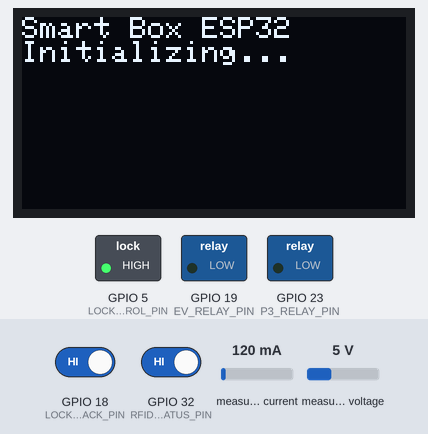
Bench run of a program on a simulated ESP32. Shown: 128×64 one-colour display, switched loads named in the program (green lamp = pin HIGH). The test bench sets the inputs (shaded band); at power-on: measured current 120 mA, GPIO 18 (LOCK_FEEDBACK_PIN) HIGH, GPIO 32 (RFID_STATUS_PIN) HIGH, measured voltage 5 V. WiFi joins after 1.5 s; servers stay silent unless stated; uploads are accepted with an empty reply; what the program prints to the serial monitor is not drawn.

Above: at 1.2 s.
At 5.9 s:
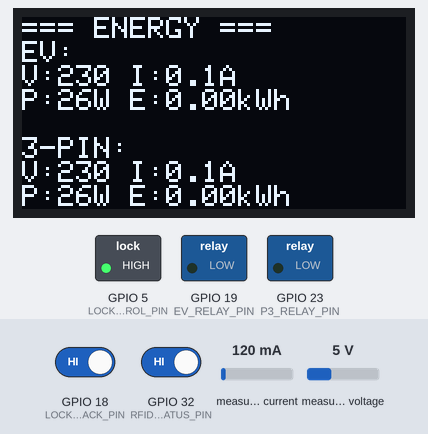
6.0 s: measured current set to 1000 mA
16.6 s: measured current set to 40 mA
At 26.9 s:
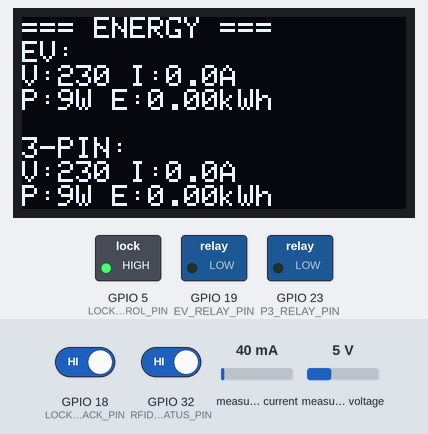
27.2 s: GPIO 18 (LOCK_FEEDBACK_PIN) driven LOW and GPIO 32 (RFID_STATUS_PIN) driven LOW
32.4 s: GPIO 32 (RFID_STATUS_PIN) driven HIGH
At 41.5 s:
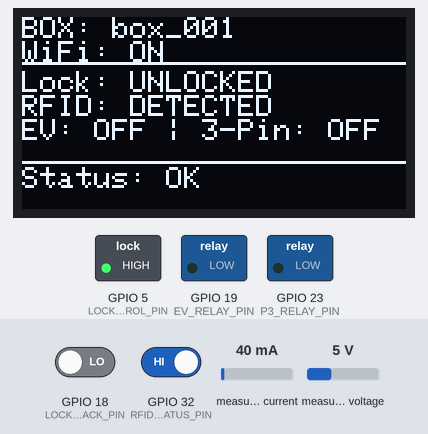
42.5 s: measured voltage set to 0.3 V
At 47.4 s:
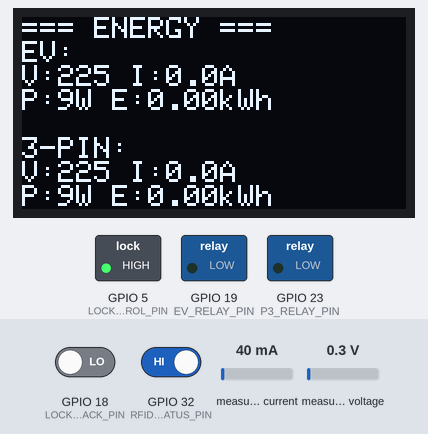
52.7 s: GPIO 32 (RFID_STATUS_PIN) driven LOW
At 61.8 s:
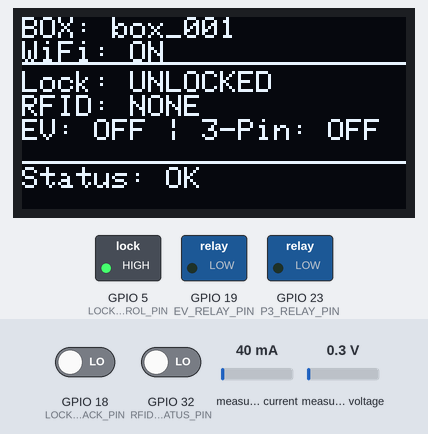
Timing chart, 0 to 63.3 s (numbered marks = the images above; inputs shaded):
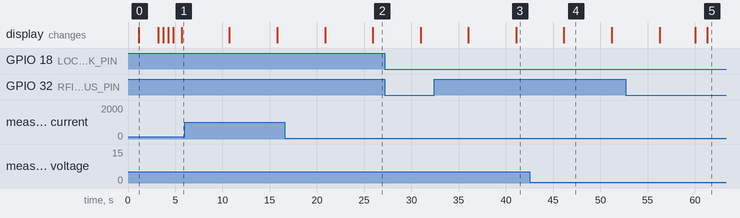

The program:

main.cpp
```cpp
#include <Arduino.h>
#include <WiFi.h>
#include <HTTPClient.h>
#include <WiFiClientSecure.h>
#include <ArduinoJson.h>
#include <PZEM004Tv30.h>
#include <Adafruit_SSD1306.h>
#include <Adafruit_GFX.h>
#include <Wire.h>

// Store energy readings
struct EnergyReading
{
    float voltage;
    float current;
    float power;
    float energy;
    bool ok;
};

#include "oled_display.h"

/********** CONFIG: WIFI **********/
const char *WIFI_SSID = "SREEHARI";      // TODO: set
const char *WIFI_PASSWORD = "447643899"; // TODO: set

/********** CONFIG: BACKEND **********/
const char *BACKEND_BASE_URL = "https://smart-box-admin.vercel.app"; // TODO: set
const char *BACKEND_NEXT_COMMAND = "/api/esp/next-command"; // GET
const char *BACKEND_ACK_ENDPOINT = "/api/esp/ack";          // POST
const char *DEVICE_ID = "box_001";                // TODO: set
const char *DEVICE_SECRET = "super-secret-token"; // TODO: set

/********** CONFIG: LOCK PINS **********/
#define LOCK_CONTROL_PIN 5
#define LOCK_FEEDBACK_PIN 18
#define LOCK_ACTIVE_LEVEL LOW

/********** CONFIG: EV & 3-PIN RELAYS **********/
#define EV_RELAY_PIN 19
#define EV_ACTIVE_LEVEL HIGH
#define P3_RELAY_PIN 23
#define P3_ACTIVE_LEVEL HIGH

/********** CONFIG: PZEM ENERGY METERS **********/
#define PZEM_EV_RX_PIN 16
#define PZEM_EV_TX_PIN 17
#define PZEM_EV_BAUD 9600

#define PZEM_P3_RX_PIN 26
#define PZEM_P3_TX_PIN 27
#define PZEM_P3_BAUD 9600

#define PZEM_EV_ADDR 0xF8
#define PZEM_P3_ADDR 0xF8

/********** CONFIG: RFID READER **********/
#define RFID_STATUS_PIN 32

/********** TIMING **********/
unsigned long lastCycleMillis = 0;
const unsigned long CYCLE_INTERVAL_MS = 5000;
unsigned long lastWiFiReconnectAttempt = 0;
const unsigned long WIFI_RECONNECT_INTERVAL_MS = 30000;

/********** STATE **********/
String lastCommandId = "";
bool currentEvOn = false;
bool currentP3On = false;
bool rfidCardDetected = false;
bool isLocked_state = true;
bool wifiConnected = false;
String lastError = "";
int errorCode = 0;

/********** OLED DISPLAY CONFIG **********/
#define SCREEN_WIDTH 128
#define SCREEN_HEIGHT 64
#define OLED_RESET -1
#define SCREEN_ADDRESS 0x3C
Adafruit_SSD1306 display(SCREEN_WIDTH, SCREEN_HEIGHT, &Wire, OLED_RESET);

/********** PZEM INSTANCES **********/
PZEM004Tv30 pzemEv(Serial2, PZEM_EV_RX_PIN, PZEM_EV_TX_PIN, PZEM_EV_ADDR);
PZEM004Tv30 pzemP3(Serial1, PZEM_P3_RX_PIN, PZEM_P3_TX_PIN, PZEM_P3_ADDR);

EnergyReading evEnergyReading = {0.0, 0.0, 0.0, 0.0, false};
EnergyReading p3EnergyReading = {0.0, 0.0, 0.0, 0.0, false};

/********** PZEM ENERGY READING **********/
void readEnergyMeters()
{
    float evVoltage = pzemEv.voltage();
    float evCurrent = pzemEv.current();
    float evPower = pzemEv.power();
    float evEnergy = pzemEv.energy();

    if (!isnan(evVoltage) && evVoltage > 0)
    {
        evEnergyReading.voltage = evVoltage;
        evEnergyReading.current = evCurrent;
        evEnergyReading.power = evPower;
        evEnergyReading.energy = evEnergy;
        evEnergyReading.ok = true;
        Serial.print("EV Meter - V:");
        Serial.print(evVoltage);
        Serial.print("V I:");
        Serial.print(evCurrent);
        Serial.print("A P:");
        Serial.print(evPower);
        Serial.print("W E:");
        Serial.print(evEnergy);
        Serial.println("kWh");
    }
    else
    {
        evEnergyReading.ok = false;
        Serial.println("EV Meter - No response");
    }

    float p3Voltage = pzemP3.voltage();
    float p3Current = pzemP3.current();
    float p3Power = pzemP3.power();
    float p3Energy = pzemP3.energy();

    if (!isnan(p3Voltage) && p3Voltage > 0)
    {
        p3EnergyReading.voltage = p3Voltage;
        p3EnergyReading.current = p3Current;
        p3EnergyReading.power = p3Power;
        p3EnergyReading.energy = p3Energy;
        p3EnergyReading.ok = true;
        Serial.print("3-Pin Meter - V:");
        Serial.print(p3Voltage);
        Serial.print("V I:");
        Serial.print(p3Current);
        Serial.print("A P:");
        Serial.print(p3Power);
        Serial.print("W E:");
        Serial.print(p3Energy);
        Serial.println("kWh");
    }
    else
    {
        p3EnergyReading.ok = false;
        Serial.println("3-Pin Meter - No response");
    }
}

/********** WIFI **********/
void connectWiFi()
{
    Serial.print("Connecting to WiFi: ");
    Serial.println(WIFI_SSID);

    display.clearDisplay();
    display.setTextSize(1);
    display.setTextColor(SSD1306_WHITE);
    display.setCursor(0, 0);
    display.println("Smart Box ESP32");
    display.println();
    display.print("Connecting to WiFi:\n");
    display.println(WIFI_SSID);
    display.println();
    display.print("Please wait");
    display.display();

    WiFi.mode(WIFI_STA);
    WiFi.begin(WIFI_SSID, WIFI_PASSWORD);
    unsigned long startAttempt = millis();
    while (WiFi.status() != WL_CONNECTED && millis() - startAttempt < 5000)
    {
        delay(500);
        Serial.print(".");
        display.print(".");
        display.display();
    }

    if (WiFi.status() == WL_CONNECTED)
    {
        Serial.println("\nWiFi connected");
        Serial.print("IP address: ");
        Serial.println(WiFi.localIP());
        wifiConnected = true;
        errorCode = 0;
        lastError = "";
    }
    else
    {
        Serial.println("\nWiFi connection failed");
        wifiConnected = false;
        errorCode = 3;
        lastError = "WiFi Disconnected";
    }
}

/********** LOCK CONTROL **********/
void lockBox()
{
    digitalWrite(LOCK_CONTROL_PIN, !LOCK_ACTIVE_LEVEL);
}

void unlockBox()
{
    digitalWrite(LOCK_CONTROL_PIN, LOCK_ACTIVE_LEVEL);
    delay(1000);
    digitalWrite(LOCK_CONTROL_PIN, !LOCK_ACTIVE_LEVEL);
}

bool isLocked()
{
    int val = digitalRead(LOCK_FEEDBACK_PIN);
    return (val == HIGH);
}

/********** RFID STATUS **********/
bool isRfidCardDetected()
{
    int val = digitalRead(RFID_STATUS_PIN);
    static int debugCounter = 0;
    if (debugCounter++ % 10 == 0)
    {
        Serial.print("DEBUG RFID GPIO32 raw value: ");
        Serial.println(val);
    }
    return (val == HIGH);
}

/********** RELAY CONTROL: EV & 3-PIN **********/
void setEvRelay(bool on)
{
    // if turning on ev relay then reset energy reading for ev
    if (on && !currentEvOn)
    {
        pzemEv.resetEnergy();
        delay(500);
    }
    int level = on ? EV_ACTIVE_LEVEL : !EV_ACTIVE_LEVEL;
    digitalWrite(EV_RELAY_PIN, level);
    currentEvOn = on;
    Serial.print("EV relay set to: ");
    Serial.println(on ? "ON" : "OFF");
    Serial.print("EV GPIO19 state: ");
    Serial.println(digitalRead(EV_RELAY_PIN));
}

void setP3Relay(bool on)
{
    // if turning on 3-pin relay then reset energy reading for 3-pin
    if (on && !currentP3On)
    {
        pzemP3.resetEnergy();
        delay(500);
    }
    int level = on ? P3_ACTIVE_LEVEL : !P3_ACTIVE_LEVEL;
    digitalWrite(P3_RELAY_PIN, level);
    currentP3On = on;
    Serial.print("3-pin relay set to: ");
    Serial.println(on ? "ON" : "OFF");
    Serial.print("P3 GPIO21 state: ");
    Serial.println(digitalRead(P3_RELAY_PIN));
}

bool getEvStatus()
{
    return currentEvOn;
}

bool getP3Status()
{
    return currentP3On;
}

/********** BACKEND: GET NEXT COMMAND **********/
bool fetchNextCommand(String &commandId, String &lockAction, bool &evSet, bool &evOn, bool &p3Set, bool &p3On)
{
    if (WiFi.status() != WL_CONNECTED)
    {
        return false;
    }
    HTTPClient http;
    String url = String(BACKEND_BASE_URL) + BACKEND_NEXT_COMMAND +
                 "?deviceId=" + DEVICE_ID +
                 "&lastCommandId=" + lastCommandId;
    Serial.print("GET ");
    Serial.println(url);
    WiFiClientSecure client;
    client.setInsecure(); // TODO: Fix with proper CA certificate later

    http.begin(client, url);
    http.addHeader("x-device-id", DEVICE_ID);
    http.addHeader("x-device-secret", DEVICE_SECRET);

    int httpCode = http.GET();
    if (httpCode <= 0)
    {
        Serial.print("HTTP GET failed: ");
        Serial.println(http.errorToString(httpCode));
        http.end();
        return false;
    }

    Serial.print("HTTP GET code: ");
    Serial.println(httpCode);

    if (httpCode != 200)
    {
        http.end();
        return false;
    }

    String payload = http.getString();
    http.end();
    Serial.print("Command payload: ");
    Serial.println(payload);

    StaticJsonDocument<512> doc;
    DeserializationError err = deserializeJson(doc, payload);
    if (err)
    {
        Serial.print("JSON parse error: ");
        Serial.println(err.c_str());
        return false;
    }

    if (doc["none"] | false)
    {
        return false;
    }

    commandId = doc["commandId"].as<String>();

    lockAction = "";
    evSet = false;
    p3Set = false;

    if (doc["actions"].is<JsonObject>())
    {
        JsonObject actions = doc["actions"];

        if (actions["lock"].is<String>())
        {
            lockAction = actions["lock"].as<String>();
        }

        if (actions["ev"].is<bool>())
        {
            evSet = true;
            evOn = actions["ev"].as<bool>();
        }

        if (actions["p3"].is<bool>())
        {
            p3Set = true;
            p3On = actions["p3"].as<bool>();
        }
    }

    return true;
}

/********** BACKEND: SEND ACK + STATUS **********/
bool sendStatus(const String &commandId,
                bool commandSuccess,
                bool locked,
                bool evOn,
                bool p3On)
{
    if (WiFi.status() != WL_CONNECTED)
    {
        return false;
    }
    HTTPClient http;
    String url = String(BACKEND_BASE_URL) + BACKEND_ACK_ENDPOINT;
    Serial.print("POST ");
    Serial.println(url);
    WiFiClientSecure client;
    client.setInsecure(); // TODO: Fix with proper CA certificate later

    http.begin(client, url);
    http.addHeader("Content-Type", "application/json");
    http.addHeader("x-device-id", DEVICE_ID);
    http.addHeader("x-device-secret", DEVICE_SECRET);

    StaticJsonDocument<768> doc;
    doc["deviceId"] = DEVICE_ID;
    doc["commandId"] = commandId;
    doc["success"] = commandSuccess;
    doc["timestamp"] = (long long)millis();

    JsonObject state = doc.createNestedObject("state");
    state["lock"] = locked ? "LOCKED" : "UNLOCKED";
    state["ev"] = evOn;
    state["p3"] = p3On;
    state["rfid"] = rfidCardDetected;

    JsonObject energy = doc.createNestedObject("energy");
    energy["ok"] = (evEnergyReading.ok && p3EnergyReading.ok);

    JsonObject evMeter = energy.createNestedObject("evmeter");
    evMeter["voltage"] = evEnergyReading.voltage;
    evMeter["current"] = evEnergyReading.current;
    evMeter["power"] = evEnergyReading.power;
    evMeter["energy"] = evEnergyReading.energy;
    evMeter["ok"] = evEnergyReading.ok;

    JsonObject p3Meter = energy.createNestedObject("p3meter");
    p3Meter["voltage"] = p3EnergyReading.voltage;
    p3Meter["current"] = p3EnergyReading.current;
    p3Meter["power"] = p3EnergyReading.power;
    p3Meter["energy"] = p3EnergyReading.energy;
    p3Meter["ok"] = p3EnergyReading.ok;

    String body;
    serializeJson(doc, body);

    Serial.print("POST body: ");
    Serial.println(body);

    int httpCode = http.POST(body);
    if (httpCode <= 0)
    {
        Serial.print("HTTP POST failed: ");
        Serial.println(http.errorToString(httpCode));
        http.end();
        return false;
    }

    Serial.print("HTTP POST code: ");
    Serial.println(httpCode);

    String response = http.getString();
    Serial.print("Response: ");
    Serial.println(response);

    http.end();
    return (httpCode == 200 || httpCode == 201);
}

/********** ARDUINO SETUP & LOOP **********/
void setup()
{
    Serial.begin(115200);
    delay(1000);

    // Lock pins
    pinMode(LOCK_CONTROL_PIN, OUTPUT);
    digitalWrite(LOCK_CONTROL_PIN, !LOCK_ACTIVE_LEVEL);
    pinMode(LOCK_FEEDBACK_PIN, INPUT_PULLUP);

    // RFID status pin
    pinMode(RFID_STATUS_PIN, INPUT_PULLUP);

    // Relay pins
    pinMode(EV_RELAY_PIN, OUTPUT);
    digitalWrite(EV_RELAY_PIN, !EV_ACTIVE_LEVEL);
    currentEvOn = false;

    pinMode(P3_RELAY_PIN, OUTPUT);
    digitalWrite(P3_RELAY_PIN, !P3_ACTIVE_LEVEL);
    currentP3On = false;

    // Initialize PZEM serial ports
    Serial2.begin(PZEM_EV_BAUD, SERIAL_8N1, PZEM_EV_RX_PIN, PZEM_EV_TX_PIN);
    Serial.println("PZEM #1 (EV) initialized on Serial2");
    Serial1.begin(PZEM_P3_BAUD, SERIAL_8N1, PZEM_P3_RX_PIN, PZEM_P3_TX_PIN);
    Serial.println("PZEM #2 (3-Pin) initialized on Serial1");

    // Initialize OLED Display
    initializeDisplay();

    connectWiFi();
    wifiConnected = (WiFi.status() == WL_CONNECTED);
    lastWiFiReconnectAttempt = millis();

    Serial.println("Smart box ESP32 started");
}

void loop()
{
    unsigned long now = millis();

    // WiFi reconnect logic
    if (WiFi.status() != WL_CONNECTED)
    {
        wifiConnected = false;
        if (now - lastWiFiReconnectAttempt >= WIFI_RECONNECT_INTERVAL_MS)
        {
            lastWiFiReconnectAttempt = now;
            connectWiFi();
        }
    }
    else
    {
        wifiConnected = true;
    }

    if (now - lastCycleMillis >= CYCLE_INTERVAL_MS)
    {
        lastCycleMillis = now;

        // FIX: Read energy meters at the start of every cycle
        readEnergyMeters();

        // 1) Read current lock state before any commands
        bool lockedBefore = isLocked();
        Serial.print("Lock state before cmd: ");
        Serial.println(lockedBefore ? "LOCKED" : "UNLOCKED");

        // 2) Fetch next command (if any)
        String cmdId;
        String lockAction;
        bool evSet, evOn, p3Set, p3On;
        bool hasCommand = fetchNextCommand(cmdId, lockAction, evSet, evOn, p3Set, p3On);

        bool commandSuccess = true;
        if (hasCommand)
        {
            Serial.print("Received command: ");
            Serial.println(cmdId);

            if (!lockAction.isEmpty())
            {
                Serial.print("Lock action: ");
                Serial.println(lockAction);
                if (lockAction == "LOCK")
                {
                    lockBox();
                }
                else if (lockAction == "UNLOCK")
                {
                    unlockBox();
                }
                else
                {
                    Serial.println("Unknown lock action");
                    commandSuccess = false;
                }
            }

            if (evSet)
            {
                Serial.print("EV relay command: ");
                Serial.println(evOn ? "ON" : "OFF");
                setEvRelay(evOn);
            }

            if (p3Set)
            {
                Serial.print("3-Pin relay command: ");
                Serial.println(p3On ? "ON" : "OFF");
                setP3Relay(p3On);
            }

            lastCommandId = cmdId;
        }

        // 4) Read final states after all commands executed
        bool lockedAfter = isLocked();
        bool evStatus = getEvStatus();
        bool p3Status = getP3Status();
        rfidCardDetected = isRfidCardDetected();
        isLocked_state = lockedAfter;
        wifiConnected = (WiFi.status() == WL_CONNECTED);

        Serial.print("Lock state after cmd: ");
        Serial.println(lockedAfter ? "LOCKED" : "UNLOCKED");
        Serial.print("EV relay state (variable): ");
        Serial.print(evStatus ? "ON" : "OFF");
        Serial.print(" | GPIO19 actual: ");
        Serial.println(digitalRead(EV_RELAY_PIN));
        Serial.print("3-pin relay state (variable): ");
        Serial.print(p3Status ? "ON" : "OFF");
        Serial.print(" | GPIO21 actual: ");
        Serial.println(digitalRead(P3_RELAY_PIN));
        Serial.print("RFID card detected: ");
        Serial.println(rfidCardDetected ? "YES" : "NO");

        // 5) Send status & command result back to backend
        bool ok = sendStatus(lastCommandId, commandSuccess, lockedAfter, evStatus, p3Status);
        if (!ok)
        {
            Serial.println("Failed to send status to backend");
            errorCode = 2;
            lastError = "Backend Timeout";
        }
        else
        {
            errorCode = 0;
            lastError = "";
        }
    }

    // Update OLED display continuously
    updateDisplay();

    delay(50);
}
```

Source omitted: oled_display.h (6804 bytes)

Measured:
- after the input at 32.4 s, the display: first differs from a run without the input after 8.7 s (image 3)
- after the input at 52.7 s, the display: first differs from a run without the input after 8.6 s (image 5)
- what the display in image 0 shows lasts 2.0 s, from 1.2 s to 3.2 s
- what the display in image 4 shows lasts 5.1 s, from 46.1 s to 51.2 s
